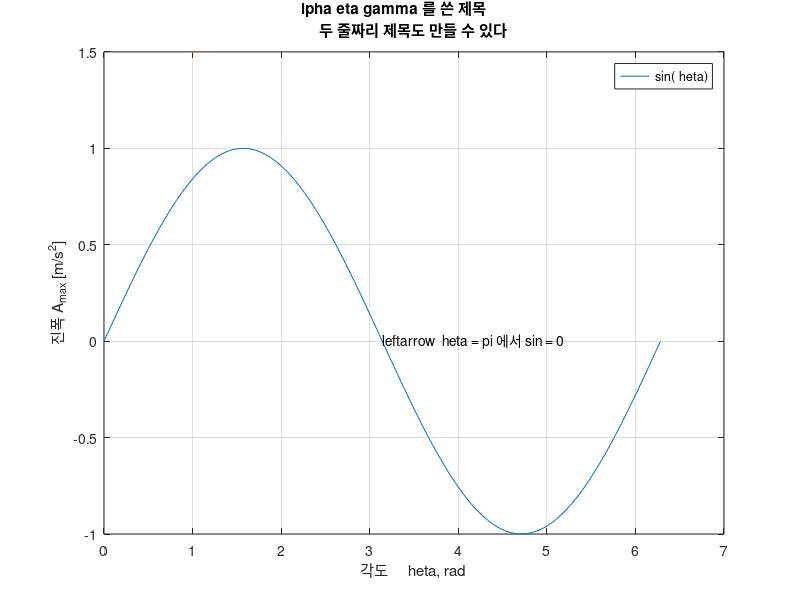

Write the MATLAB code that produced this figure. (Note: this script raises an error after producing the figure.)
% ex0501_tex.m - 5.1.3 TeX 문법으로 그리스 문자, 위/아래 첨자 쓰기
clear; clc; close all

theta = 0:pi/50:2*pi;
y = sin(theta);

plot(theta, y, LineWidth=1.5)
title(["\alpha \beta \gamma 를 쓴 제목"; "두 줄짜리 제목도 만들 수 있다"])
xlabel("각도 \theta, rad")
ylabel("진폭 A_{max} [m/s^2]")
legend("sin(\theta)")
text(pi, 0, "\leftarrow \theta = \pi 에서 sin = 0")
grid on

theme(gcf, "light")              % R2026a 기본 테마는 dark 라 밝게 바꿔 저장한다
exportgraphics(gcf, "../../textbook/ch05/img/ex0501_tex.png")
